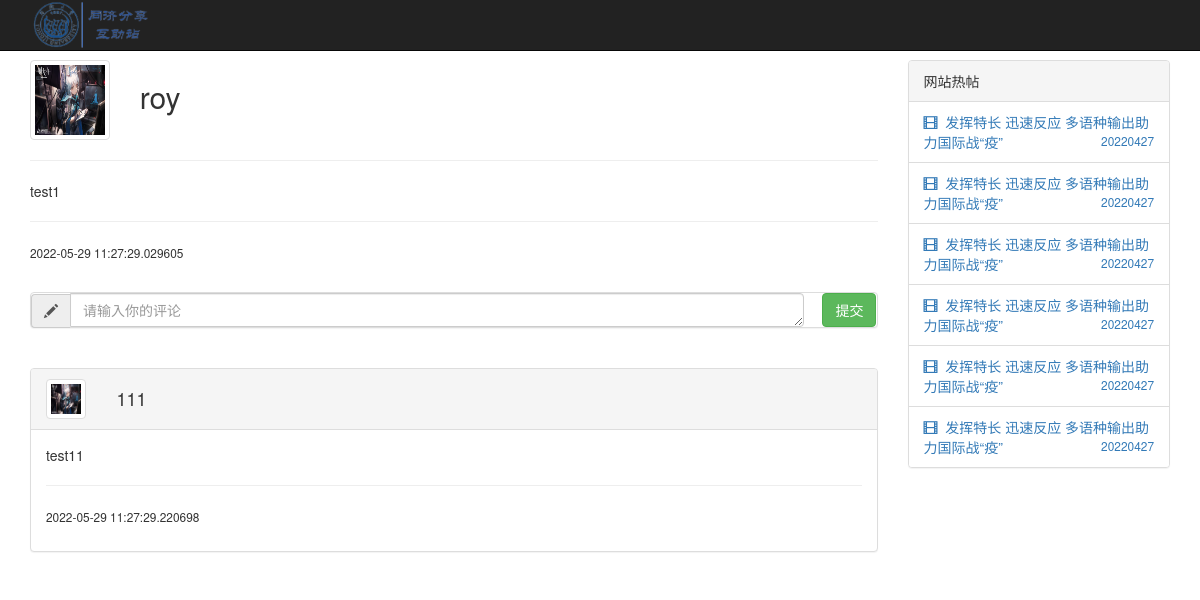
Page /post/1 (signed in) on the earlier database version.
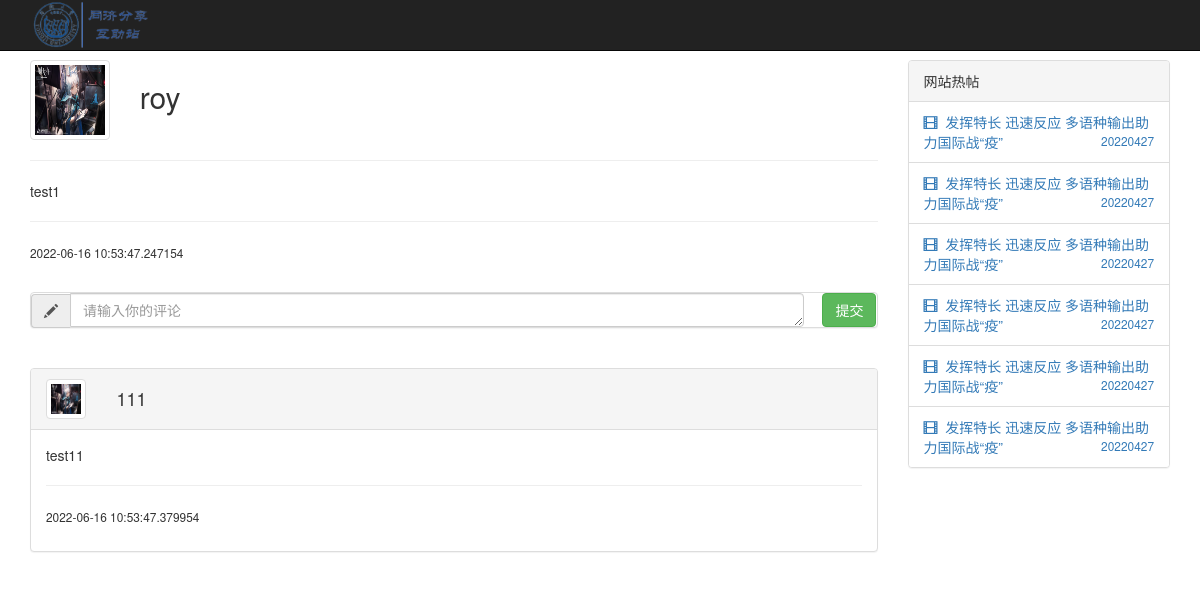
Same page on the later database version.
### sql.py (models this page shows, shortened)
class User(UserMixin,db.Model):
    id = db.Column(db.Integer, primary_key=True)  # 主键，学号
    name = db.Column(db.String(20))  # 名字
    password=db.Column(db.String(128)) #密码
    intro=db.Column(db.Text)#个人介绍
    auth=db.Column(db.String(20))#权限
    dormitory=db.Column(db.String(20))#宿舍名
    user_post=db.relationship('post',backref='user_post')#发的帖子
    user_post_comments = db.relationship('post_comment', backref='user_post_comments')#发的评论
    user_chat_room = db.relationship("chatroom", secondary=user_room,backref=db.backref('user_create', lazy="dynamic")) # 用户对应的聊天室

class post(db.Model):#帖子
    id=db.Column(db.Integer, primary_key=True)
    post_content=db.Column(db.Text)#帖子内容
    create_at = db.Column(db.DateTime, default=datetime.datetime.now)
    update_at = db.Column(db.DateTime, default=datetime.datetime.now, onupdate=datetime.datetime.now)
    publish_user_id=db.Column(db.Integer, db.ForeignKey('user.id'))#发的人
    post_comments=db.relationship('post_comment',backref='post_comments')#评论
    status=db.Column(db.String(20))#状态,比如删除/隐藏

class post_comment(db.Model):
    id=db.Column(db.Integer, primary_key=True)
    comment_content=db.Column(db.Text)#评论内容
    status = db.Column(db.String(20))
    belong_post=db.Column(db.Integer, db.ForeignKey('post.id'))#对应的帖子
    belong_user=db.Column(db.Integer, db.ForeignKey('user.id'))#发的人
    create_at = db.Column(db.DateTime, default=datetime.datetime.now)
    update_at = db.Column(db.DateTime, default=datetime.datetime.now, onupdate=datetime.datetime.now)

### apps/basic.py (the view)
@basicbp.route('/post/<post_id>', methods=['GET', 'POST'])
def viewpost(post_id):
    if (current_user.is_authenticated==False):
        return redirect(url_for("basic.login"))
    if request.method == "POST":
        user_no=current_user.id
        post_content=request.form['comment_content']
        sql.add_post_comment(user_no,post_id,post_content)
    post_content,time,comment,user=sql.find_post(post_id)
    return render_template("post.html",post_content=post_content,time=time,comment=comment,user=user)

### sql.py (called while the page is built)
@login_manager.user_loader
def load_user(user_id):  # 创建用户加载回调函数，接受用户 ID 作为参数
    user = User.query.get(int(user_id))  # 用 ID 作为 User 模型的 主键查询对应的用户
    return user

def find_post(post_id):
    p=post.query.get(post_id)
    comment=p.post_comments
    user=User.query.get(p.publish_user_id)
    time=p.update_at
    return p.post_content,time,comment,user

### apps/templates/post.html (shortened to what this page needs)
<!DOCTYPE html>
<html>
<head>
    <link rel="stylesheet" href="{{ url_for('static', filename='css/bootstrap.min.css') }}">
    <link href="{{ url_for('static', filename='css/minecss.css') }}" rel="stylesheet">
</head>
<body>
{% include "common/header.html" %}
<br><br><br>
<div class="container">
    <div class="row">
        <div class="col-md-9">
            <div class="row">
                <div class="col-md-6">
                    <div class="row">
                        <div class="col-md-3">
                            <img class="img-thumbnail" style="width:80px;height:80px;"
                                 src="{{ url_for('static', filename='images/roy.jpg') }}"/>
                        </div>
                        <div class="col-md-9">
                            <h2>{{user.name}}</h2>
                        </div>
                    </div>
                </div>
            </div>
            <hr>
            <p>
                {{post_content}}
            </p>
            <hr>
            <p><small>{{time}}</small></p>
            <br>
            <div class="panel panel-default">
                <form class="form-horizontal" method="post">
                    <div class="row">
                        <div class="col-md-11">
                            <div class="input-group">
                                <div class="input-group-addon glyphicon glyphicon-pencil"></div>
                                <textarea class="form-control" rows="1" name="comment_content" placeholder="请输入你的评论"
                                          required></textarea>
                            </div>
                        </div>
                        <div class="col-md-1">
                            <input type="submit" value="提交" class="btn btn-success pull-right">
                        </div>
                    </div>
                </form>
            </div>
            <br>
            {% for comment in comment %}
            <div class="panel panel-default">
                <div class="panel-heading">
                    <div class="row">
                        <div class="col-md-3">
                            <div class="row">
                                <div class="col-md-4">
                                    <img class="img-thumbnail" style="width:40px;height:40px;"
                                         src="{{ url_for('static', filename='images/roy.jpg') }}"/>
                                </div>
                                <div class="col-md-8">
                                    <h4>111</h4>
                                </div>
                            </div>
                        </div>
                    </div>
                </div>
                <div class="panel-body">
                    <p>{{comment.comment_content}}</p>
                    <hr>
                    <p><small>{{comment.update_at}}</small></p>
                </div>
            </div>
            {% endfor %}
        </div>
        {% include "common/sidebar.html" %}
    </div>
</div>
</body>
</html>

### apps/templates/common/header.html
<nav class="navbar navbar-fixed-top navbar-inverse">
    <div class="container">
        <div class="navbar-header">
            <img style="height:50px;overflow:hidden;"
                     src="{{ url_for('static', filename='images/img_title.png') }}"/>
        </div>
    </div>
</nav>

### apps/templates/common/sidebar.html
<div class="col-md-3 sidebar-offcanvas" id="sidebar">
    <div class="panel panel-default">
        <div class="panel-heading">网站热帖</div>
        <ul class="list-group">
            <li class="list-group-item">
                <a href="">
                    <span class="glyphicon glyphicon-film"></span>&nbsp;
                    发挥特长 迅速反应 多语种输出助力国际战“疫” <small class="pull-right">20220427</small>
                </a>
            </li>
            <li class="list-group-item">
                <a href="">
                    <span class="glyphicon glyphicon-film"></span>&nbsp;
                    发挥特长 迅速反应 多语种输出助力国际战“疫” <small class="pull-right">20220427</small>
                </a>
            </li>
            <li class="list-group-item">
                <a href="">
                    <span class="glyphicon glyphicon-film"></span>&nbsp;
                    发挥特长 迅速反应 多语种输出助力国际战“疫” <small class="pull-right">20220427</small>
                </a>
            </li>
            <li class="list-group-item">
                <a href="">
                    <span class="glyphicon glyphicon-film"></span>&nbsp;
                    发挥特长 迅速反应 多语种输出助力国际战“疫” <small class="pull-right">20220427</small>
                </a>
            </li>
            <li class="list-group-item">
                <a href="">
                    <span class="glyphicon glyphicon-film"></span>&nbsp;
                    发挥特长 迅速反应 多语种输出助力国际战“疫”<small class="pull-right">20220427</small>
                </a>
            </li>
            <li class="list-group-item">
                <a href="">
                    <span class="glyphicon glyphicon-film"></span>&nbsp;
                    发挥特长 迅速反应 多语种输出助力国际战“疫”<small class="pull-right">20220427</small>
                </a>
            </li>
        </ul>
    </div>
</div>

Differences in the rows shown:
changed post "test1": update_at "2022-05-29 11:27:29.029605" → "2022-06-16 10:53:47.247154"
changed post_comment "test11": update_at "2022-05-29 11:27:29.220698" → "2022-06-16 10:53:47.379954"
